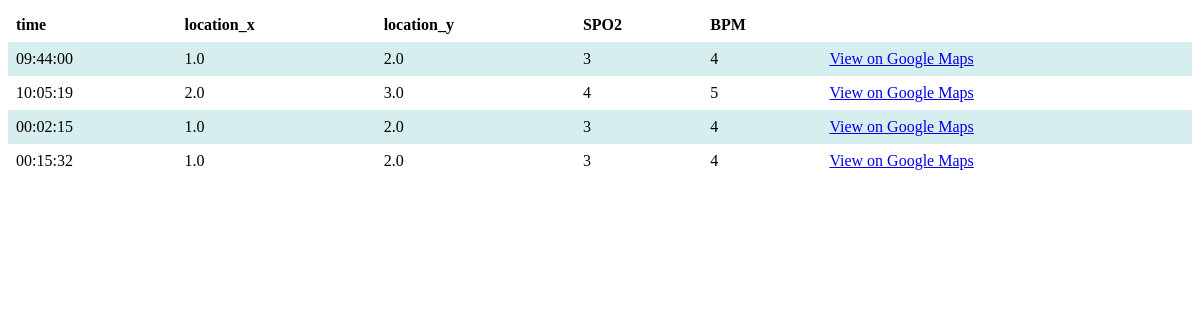
The app's page /table/, older data.
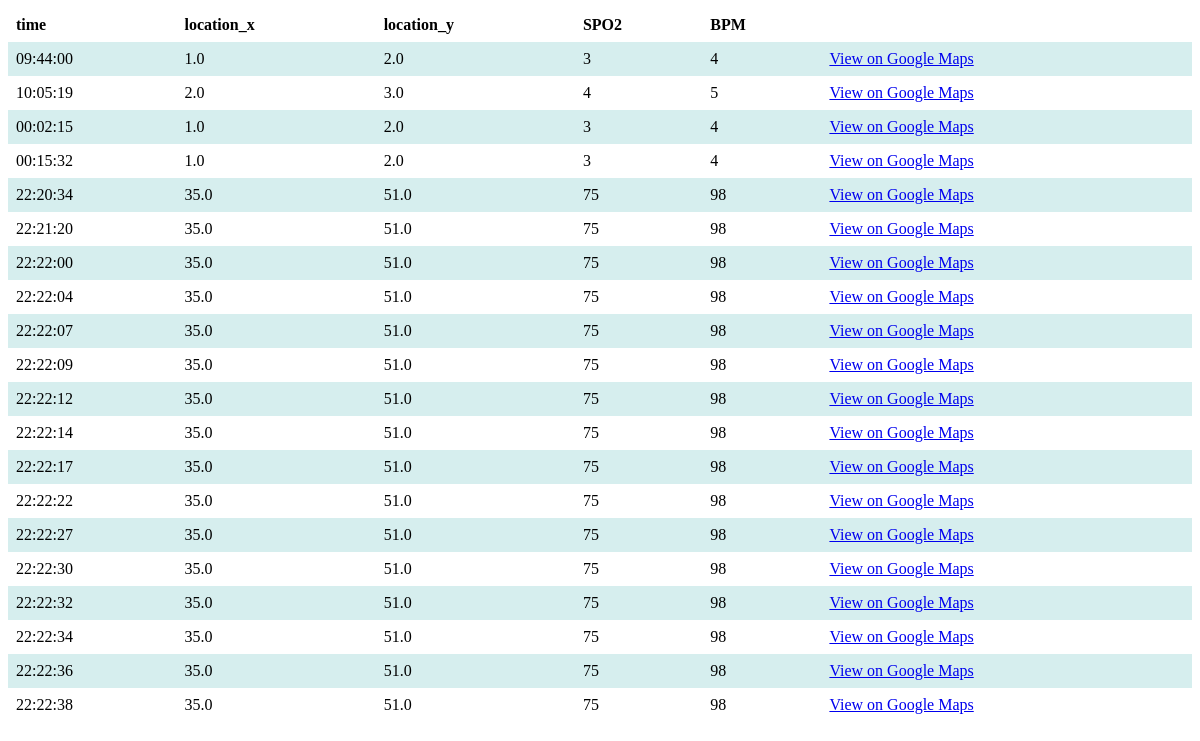
The same page, newer data.
### app/models.py (models this page shows, shortened)
class HealthHistory(models.Model):
	location_x = models.FloatField()
	location_y = models.FloatField()
	SPO2 = models.IntegerField(default=0)
	BPM = models.IntegerField(default=0)
	created_at = models.DateTimeField(auto_now_add=True, auto_now=False, null=True)

### app/views.py (the view)
def table_view(request):
    health_history_data = HealthHistory.objects.all()
    context = {'health_history': health_history_data}
    return render(request, 'table_conventional.html', context)

### app/templates/table_conventional.html (shortened to what this page needs)
<!DOCTYPE html>
<html lang="en">
<head>
</head>
<body>
    <table id="majid">
        <tr>
            <th>time</th>
            <th>location_x</th>
            <th>location_y</th>
            <th>SPO2</th>
            <th>BPM</th>
        </tr>
        {% for entry in health_history %}
            <tr>
                <td>{{ entry.created_at|date:"H:i:s" }}</td>
                <td>{{ entry.location_x }}</td>
                <td>{{ entry.location_y }}</td>
                <td>{{ entry.SPO2 }}</td>
                <td>{{ entry.BPM }}</td>
                <td><a href="https://www.google.com/maps/search/?api=1&query={{ entry.location_x }},{{ entry.location_y }}" target="_blank">View on Google Maps</a></td>
            </tr>
        {% endfor %}
    </table>
</body>
</html>

Row changes from the older to the newer data that the page shows:
added HealthHistory: created_at "22:20:34", location_x "35.0", location_y "51.0", SPO2 "75", BPM "98"
added HealthHistory: created_at "22:21:20", location_x "35.0", location_y "51.0", SPO2 "75", BPM "98"
added HealthHistory: created_at "22:22:00", location_x "35.0", location_y "51.0", SPO2 "75", BPM "98"
added HealthHistory: created_at "22:22:04", location_x "35.0", location_y "51.0", SPO2 "75", BPM "98"
added HealthHistory: created_at "22:22:07", location_x "35.0", location_y "51.0", SPO2 "75", BPM "98"
added HealthHistory: created_at "22:22:09", location_x "35.0", location_y "51.0", SPO2 "75", BPM "98"
added HealthHistory: created_at "22:22:12", location_x "35.0", location_y "51.0", SPO2 "75", BPM "98"
added HealthHistory: created_at "22:22:14", location_x "35.0", location_y "51.0", SPO2 "75", BPM "98"
added HealthHistory: created_at "22:22:17", location_x "35.0", location_y "51.0", SPO2 "75", BPM "98"
added HealthHistory: created_at "22:22:22", location_x "35.0", location_y "51.0", SPO2 "75", BPM "98"
added HealthHistory: created_at "22:22:27", location_x "35.0", location_y "51.0", SPO2 "75", BPM "98"
added HealthHistory: created_at "22:22:30", location_x "35.0", location_y "51.0", SPO2 "75", BPM "98"
added HealthHistory: created_at "22:22:32", location_x "35.0", location_y "51.0", SPO2 "75", BPM "98"
added HealthHistory: created_at "22:22:34", location_x "35.0", location_y "51.0", SPO2 "75", BPM "98"
added HealthHistory: created_at "22:22:36", location_x "35.0", location_y "51.0", SPO2 "75", BPM "98"
added HealthHistory: created_at "22:22:38", location_x "35.0", location_y "51.0", SPO2 "75", BPM "98"
